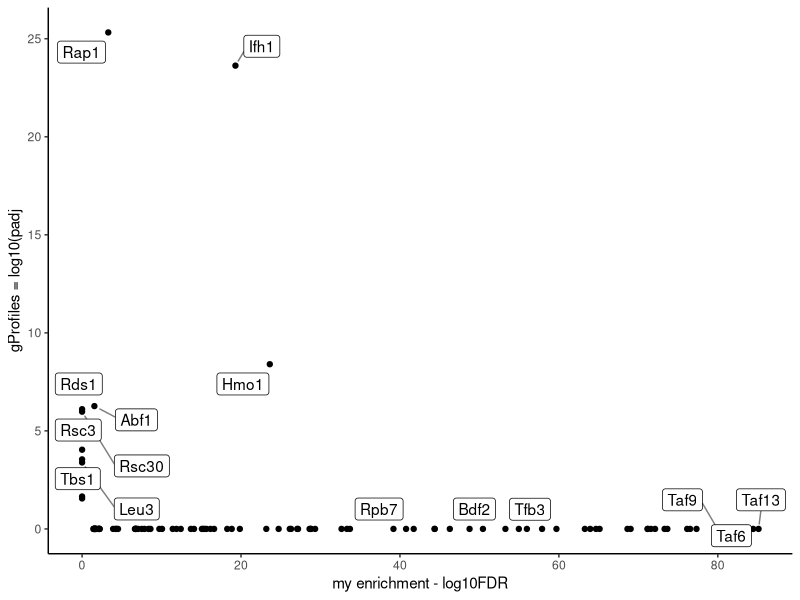
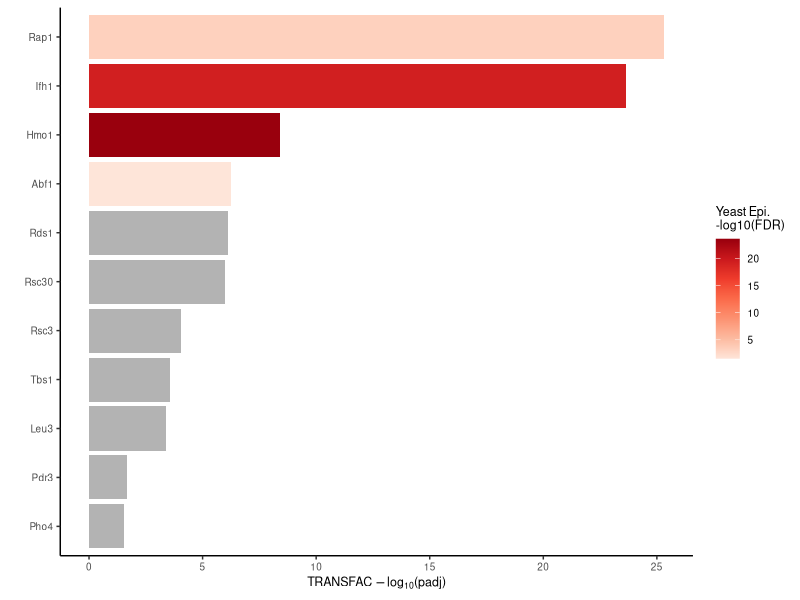

The R source for these figures, in order: (Note: this script raises an error after producing the figures.)
rm(list = ls())

library(tidyverse)
library(RColorBrewer)
library(ggrepel)


# upload table replace <1 min with a random number between 0-1
# make class labels
resTimes = read.csv("data/residence_times_all.csv") %>% 
  dplyr::select(c(gene, TFIIF)) %>% 
  drop_na() %>% 
  distinct()

plotResTime = resTimes %>% 
  mutate(randNum = runif(nrow(resTimes), min=0, max=1)) %>% 
  mutate(TFIIF = ifelse(TFIIF == "<1", randNum, as.numeric(TFIIF))) %>% 
  dplyr::select(gene, TFIIF)


# upload residence time table - select TFIIF 
# and separate those into long-lived or not
# extract the long-lived TFIIF genes
longTFIIF = plotResTime %>% 
  dplyr::filter(TFIIF >= 5)%>% 
  dplyr::select(gene)
# 
# write.table(longTFIIF$gene,"data/analysis/long_TFIIF/genes.txt", quote = F,row.names = F, col.names = F)

# upload results from g:Profiler
gprofiler = read.csv("data/analysis/long_TFIIF/gProfiler.csv") %>% 
  dplyr::filter(source == "TF") %>% 
  separate(term_name, into = c("toss", "TF"), sep = ": ", extra = "drop") %>% 
  dplyr::select(-toss) %>% 
  separate(TF, into = c("TF", "toss"), sep = ";", extra = "drop") %>% 
  dplyr::select(-toss) %>% 
  mutate(TF = ifelse(endsWith(TF, "p"), str_sub(TF, end = -2), TF)) %>% 
  group_by(TF) %>% 
  slice(which.max(negative_log10_of_adjusted_p_value)) %>% 
  dplyr::select(TF, negative_log10_of_adjusted_p_value)%>% 
  mutate(TF = str_to_title(TF))

# compare results from my TF enrichment and from g:Profiler
sigRes = read.csv("data/analysis/long_TFIIF/sigTFenrichment.csv")
plotRes = sigRes %>% 
  dplyr::select(TF, logFDR) %>% 
  mutate(TF = str_to_title(TF)) %>% 
  full_join(gprofiler) %>% 
  replace_na(list(negative_log10_of_adjusted_p_value = 0, logFDR = 0))


p = ggplot(plotRes, aes(x = logFDR, y = negative_log10_of_adjusted_p_value))
p +geom_point() +
  theme_classic() +
  geom_label_repel(aes(label = TF),
                   box.padding   = 0.35,
                   point.padding = 0.5,
                   segment.color = 'grey50') +
  xlab("my enrichment - log10FDR") +
  ylab("gProfiles = log10(padj")
#ggsave("figures/panels/random/compare_TFIIF_gProfiler_and_myEnrichmnet.pdf", width = 5, height = 5)

# plot results from g:Profiler validated with our results
plotRes = sigRes %>% 
  dplyr::select(TF, logFDR) %>% 
  mutate(TF = str_to_title(TF)) %>% 
  full_join(gprofiler) %>% 
  dplyr::filter(!is.na(negative_log10_of_adjusted_p_value))
p = ggplot(plotRes, aes(y = reorder(TF, negative_log10_of_adjusted_p_value), 
                        x = negative_log10_of_adjusted_p_value, fill = logFDR))
p + geom_bar(stat= "identity") +
  theme_classic() +
  #theme(axis.text.x = element_text(angle = 45, vjust = 0.5, hjust=1))+
  scale_fill_distiller(palette = "Reds", direction = 1, na.value = "grey70",
                       name = paste("Yeast Epi.", "-log10(FDR)", sep = "\n")) +
  ylab("")+
  xlab(expression(paste("TRANSFAC ",-log[10],"(padj)"))) +
  theme(panel.background = element_rect(fill = "transparent"), # bg of the panel
        plot.background = element_rect(fill = "transparent", color = NA),
        text = element_text(size=9))
ggsave("figures/panels/figSe/TFIIE_longLived_gProfiler.pdf", width = 7, height = 5, units = "cm")

# upload results from g:Profiler
pathways = read.csv("data/analysis/long_TFIIF/gProfiler.csv") %>% 
  dplyr::filter(source %in% c("GO:BP", "GO:MF", "KEGG", "WP")) %>% 
  group_by(source) %>% 
  arrange(desc(negative_log10_of_adjusted_p_value)) %>% 
  slice(1:5) %>% 
  ungroup() %>% 
  mutate(term_name = tolower(term_name)) %>% 
  mutate(term_name = fct_reorder(term_name,negative_log10_of_adjusted_p_value)) 

p = ggplot(pathways, aes(y = fct_reorder(term_name,negative_log10_of_adjusted_p_value), 
                         x = negative_log10_of_adjusted_p_value, fill = source))
p + geom_bar(stat= "identity") +
  theme_classic() +
  #theme(axis.text.x = element_text(angle = 45, vjust = 0.5, hjust=1))+
  scale_fill_manual(values = c("#31A9B8", "#CF3721", "#258039", "#F5BE41")) +
  ylab("")+
  xlab(expression(paste(-log[10],"(padj)"))) +
  theme(panel.background = element_rect(fill = "transparent"), # bg of the panel
        plot.background = element_rect(fill = "transparent", color = NA),
        text = element_text(size=9),
        axis.text=element_text(size=8), legend.position = "top") 
ggsave("figures/panels/figSe/TFIIF_longLived_gProfiler.pdf", width = 7, height = 7, units = "cm")
